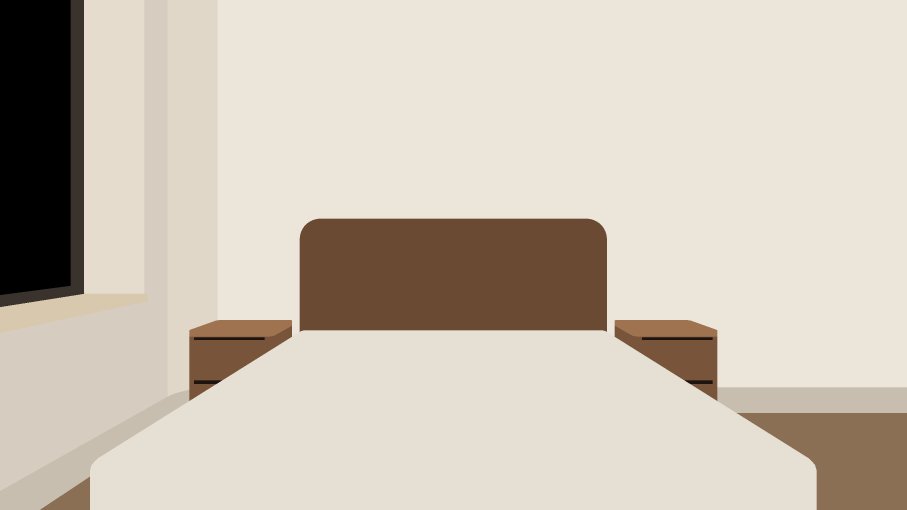
#> input picture assets/blockout/house/framing/wm-master-2026-11-17/MB0-plate-id.png, 2720 x 1530 px (shown at 1/3 size)
$ python -i fix_sill.py   (imports and definitions only)
#> lines starting #> are read from the running program, lines starting #| are printed output that depends on the picture
#!/usr/bin/env python3
"""
fix_sill.py: MP-D2 / 12.6 4(b), the sill slab's front edge honed (render-agent, 2026-11-17; 0 tokens). Step 4 of compose_plate.py.
The model gave the 4 cm limestone slab a rock-faced (chipped, pitted) front edge. The house stone is honed everywhere else. Only
inside the clay's slab mask (MB0-plate-id.png, id 14, dilated 6 px for the shadow line under the nose), in L*a*b*:
  - the edges: the two analytic lines of the slab's front face (lock-target.json: 'sill slab, top front edge (Z 0.75)' and
    'bottom front edge (Z 0.71)', extended along their own slope), so both edges are straight and the face is exactly 4 cm; the
    model's own edges are measured column by column and recorded (they sat about 2 px inside each line: a face of about 3.5 cm);
  - the face (between the lines, anti-aliased): the model's own face tone per column, robust (the 40-85 % of L* only, so chips and
    pits drop out), smoothed along x over 61 px, with the model's own median vertical profile (clipped to +-3 L*), and a fine grain
    taken from the model's own top surface 1 face-height + 10 px above (high pass sigma 2, clipped to +-3 L*, x0.8); the face's
    a* b* half way to hdx.png's limestone in shade (3.3, 16.5);
  - the arris: a thin light line along the top edge (the eased honed corner catching the sky), at the top surface's tone;
  - the top surface's last 5 rows above the edge: chip pixels (more than 6 L* under the local top tone) refilled from the top tone
    and grain; every other pixel there unchanged;
  - the line under the nose: rows yb..yb+4 rebuilt as a soft shadow from the model's own shadow minimum to its own wall below.
Faded to the plate over the slab's last 14 px at the reveal (x 431-445). Nothing outside the dilated mask changes.

  python3 fix_sill.py <in.png> <out.png> <out.json>        (standalone; compose_plate.py calls fix() as step 4)
"""
import json
import sys

import cv2
import numpy as np
from PIL import Image

CLAY = "/home/user/homedesign-app/assets/blockout/house/framing/wm-master-2026-11-17/"
M3 = np.array([[0.4124, 0.3576, 0.1805], [0.2126, 0.7152, 0.0722], [0.0193, 0.1192, 0.9505]])
WP = np.array([0.95047, 1.0, 1.08883])
X_END, FADE = 445, 14
HDX_SHADE = (3.3, 16.5)               # hdx.png's limestone in shade (a*, b*), as the bath's prep_plate.py


def lin(a):
    return np.where(a <= 0.04045, a / 12.92, ((a + 0.055) / 1.055) ** 2.4)


def srgb(l):
    l = np.clip(l, 0, 1)
    return np.where(l <= 0.0031308, 12.92 * l, 1.055 * l ** (1 / 2.4) - 0.055)


def lab(rgb):
    xyz = lin(rgb) @ M3.T / WP
    f = np.where(xyz > 216 / 24389, np.cbrt(xyz), (24389 / 27 * xyz + 16) / 116)
    return np.stack([116 * f[..., 1] - 16, 500 * (f[..., 0] - f[..., 1]), 200 * (f[..., 1] - f[..., 2])], -1)


def rgb_from_lab(L):
    fy = (L[..., 0] + 16) / 116
    fx, fz = fy + L[..., 1] / 500, fy - L[..., 2] / 200
    f = np.stack([fx, fy, fz], -1)
    xyz = np.where(f ** 3 > 216 / 24389, f ** 3, (116 * f - 16) / (24389 / 27)) * WP
    return srgb(xyz @ np.linalg.inv(M3).T)


def line(name):
    lt = json.load(open(CLAY + "lock-target.json"))
    (x0, y0), (x1, y1) = lt["lines"][name]["px_ends"]
    k = (y1 - y0) / (x1 - x0)
    return lambda x: y0 + (np.asarray(x, float) - x0) * k, k


def smooth1d(v, w):
    v = np.asarray(v, float)
    pad = np.pad(v, w // 2, mode="edge")
    return np.convolve(pad, np.ones(w) / w, mode="valid")[: len(v)]


def fix(rgb):
    ids = np.asarray(Image.open(CLAY + "MB0-plate-id.png"))
    H, W = ids.shape
    Lab = lab(rgb)
    L = Lab[..., 0]
    top_a, kt = line("sill slab, top front edge (Z 0.75)")
    bot_a, kb = line("sill slab, bottom front edge (Z 0.71)")
    xs = np.arange(0, X_END + 1)
    # ---- detect, then keep the analytic slope with the median offset ----
    dt, db = [], []
    for x in xs:
        ya, yb = top_a(x), bot_a(x)
        col = L[:, x]
        ltop = np.median(col[int(ya) - 14:int(ya) - 5])
        lface = np.median(col[int(ya) + 6:int(yb) - 3])
        mid = (ltop + lface) / 2
        for y in range(int(ya) - 6, int(ya) + 9):
            if col[y] < mid:
                dt.append(y - 0.5 - ya)
                break
        prof = np.convolve(col[int(yb) - 6:int(yb) + 7], np.ones(3) / 3, mode="same")
        db.append(int(yb) - 6 + int(np.argmin(prof[1:-1])) + 1 - yb)
    ot, ob = float(np.median(dt)), float(np.median(db))
    yt = top_a(xs)                    # the clay's lines: the face reads exactly 4 cm (the model's face sat 2 px inside each line)
    ybt = bot_a(xs)
    # ---- tones per column ----
    face_tone = np.zeros((len(xs), 3))
    top_tone = np.zeros((len(xs), 3))
    shadow_L = np.zeros(len(xs))
    wall_tone = np.zeros((len(xs), 3))
    prof_rows = []
    for i, x in enumerate(xs):
        t0, t1 = yt[i], ybt[i]
        top_tone[i] = np.median(Lab[int(t0) - 14:int(t0) - 5, x], 0)
        f = Lab[int(np.ceil(t0)) + 3:int(t1) - 2, x]
        lo, hi = np.percentile(f[:, 0], [40, 85])
        sel = f[(f[:, 0] >= lo) & (f[:, 0] <= hi)]
        face_tone[i] = np.median(sel if len(sel) else f, 0)
        shadow_L[i] = np.min(np.convolve(L[int(t1) - 2:int(t1) + 6, x], np.ones(3) / 3, mode="valid"))
        wall_tone[i] = np.median(Lab[int(t1) + 7:int(t1) + 14, x], 0)
        hgt = t1 - t0
        rows = np.arange(int(np.ceil(t0)), int(t1))
        prof_rows += [((r - t0) / hgt, L[r, x] - face_tone[i, 0]) for r in rows]
    for c in range(3):
        face_tone[:, c] = smooth1d(cv2.medianBlur(face_tone[:, c].astype(np.float32).reshape(-1, 1), 5).ravel(), 61)
        top_tone[:, c] = smooth1d(top_tone[:, c], 31)
        wall_tone[:, c] = smooth1d(wall_tone[:, c], 31)
    shadow_L = smooth1d(shadow_L, 31)
    face_tone[:, 1] = 0.5 * face_tone[:, 1] + 0.5 * HDX_SHADE[0]      # the face's chroma half way to the house stone in shade
    face_tone[:, 2] = 0.5 * face_tone[:, 2] + 0.5 * HDX_SHADE[1]
    pr = np.array(prof_rows)
    bins = np.linspace(0, 1, 11)
    vprof = np.array([np.median(pr[(pr[:, 0] >= a) & (pr[:, 0] < b), 1]) if ((pr[:, 0] >= a) & (pr[:, 0] < b)).any() else 0.0
                      for a, b in zip(bins[:-1], bins[1:])])
    vprof = np.clip(smooth1d(vprof, 3), -3, 3)
    # ---- grain from the top surface ----
    hp = L - cv2.GaussianBlur(L.astype(np.float32), (0, 0), 2.0)
    hp = np.clip(hp, -3.0, 3.0) * 0.8
    out = Lab.copy()
    for i, x in enumerate(xs):
        t0, t1 = yt[i], ybt[i]
        hgt = t1 - t0
        shift = int(round(hgt + 10))
        y_lo, y_hi = int(np.floor(t0)) - 5, int(np.ceil(t1)) + 5
        for y in range(y_lo, y_hi + 1):
            orig = out[y, x].copy()
            top = orig
            if y >= t0 - 5 and orig[0] < top_tone[i, 0] - 6:                               # chip on the top surface's last rows
                top = top_tone[i].copy()
                top[0] += hp[y - 6, x]
            face = face_tone[i].copy()
            face[0] += np.interp((y - t0) / hgt, (bins[:-1] + bins[1:]) / 2, vprof) + hp[y - shift, x]
            arris = np.array([top_tone[i, 0], top_tone[i, 1], top_tone[i, 2]])
            shade = np.array([shadow_L[i], wall_tone[i, 1], wall_tone[i, 2]])
            acc = np.zeros(3)
            for yy in (y - 0.375, y - 0.125, y + 0.125, y + 0.375):                         # 4 sub-rows: clean anti-aliasing
                if yy < t0:
                    acc += top
                elif yy < t0 + 1.0:                                                          # the arris: a thin line of light
                    acc += arris
                elif yy <= t1:
                    acc += face
                else:                                                                        # under the nose: soft shadow to the wall
                    k = min(1.0, (yy - t1) / 5.0) ** 1.5
                    acc += shade * (1 - k) + orig * k
            out[y, x] = acc / 4
    # ---- restrict to the clay mask (dilated 6 px) and fade at the reveal end ----
    m = cv2.dilate((ids == 14).astype(np.uint8), np.ones((13, 13), np.uint8)).astype(bool)
    m[:, X_END + 1:] = False
    w = np.zeros((H, W))
    w[m] = 1.0
    for x in range(X_END - FADE, X_END + 1):
        w[:, x] *= np.clip((X_END - x) / FADE, 0, 1)
    new = rgb_from_lab(out)
    res = rgb * (1 - w[..., None]) + new * w[..., None]
    changed = int((np.abs(np.rint(res * 255) - np.rint(rgb * 255)).max(-1) > 0).sum())
    outside = int(((np.abs(np.rint(res * 255) - np.rint(rgb * 255)).max(-1) > 0) & ~m).sum())
    rec = dict(what="MP-D2: the sill slab's front edge honed and straight (12.6 4(b)); in the clay's slab mask (id 14, dilated 6 px)",
               edges=dict(used="the clay's two analytic lines (lock-target.json), extended along their slopes: the face is exactly 4 cm",
                          detected_top_offset_px=round(ot, 2), detected_bottom_offset_px=round(ob, 2), slope_top=round(kt, 5), slope_bottom=round(kb, 5),
                          note="the model's own edges sat this far from the clay's lines (median over columns 0-445): its face read about 3.5 cm"),
               face_height_px=dict(at_x_75=round(float(ybt[75] - yt[75]), 1), at_x_220=round(float(ybt[220] - yt[220]), 1),
                                   at_x_430=round(float(ybt[430] - yt[430]), 1)),
               face_tone_Lab_median=[round(float(v), 1) for v in np.median(face_tone, 0)],
               top_tone_Lab_median=[round(float(v), 1) for v in np.median(top_tone, 0)],
               vertical_profile_L=[round(float(v), 2) for v in vprof], changed_px=changed, changed_outside_mask_px=outside,
               fade=f"x {X_END - FADE}-{X_END}")
    return res, rec


def main(src, dst, recp):
    rgb = np.asarray(Image.open(src).convert("RGB")).astype(np.float64) / 255
    res, rec = fix(rgb)
    Image.fromarray(np.clip(np.rint(res * 255), 0, 255).astype(np.uint8)).save(dst)
    json.dump(rec, open(recp, "w"), indent=1)
    print(json.dumps(rec, indent=1))


# [2 lines not run here, left out]

>>> import cv2
>>> picture = cv2.imread('../../../../../blockout/house/framing/wm-master-2026-11-17/MB0-plate-id.png')
#> picture is the input picture: shape (1530, 2720, 3); mean B, G, R 182.1, 195, 205.2
>>> result = fix(picture)
#> in fix, `ids = np.asarray(Image.open(CLAY + "MB0-plate-id.png"))`:
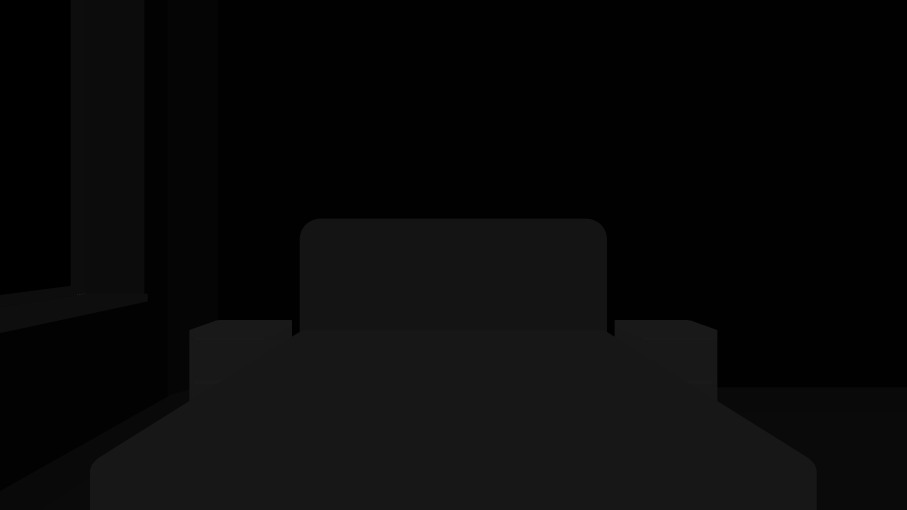
#> ids: shape (1530, 2720) (shown at 1/3 size); min 0, max 90, mean 9
#> in lin, `return np.where(a <= 0.04045, a / 12.92, ((a + 0.055) / 1.055) ** 2.4)`:
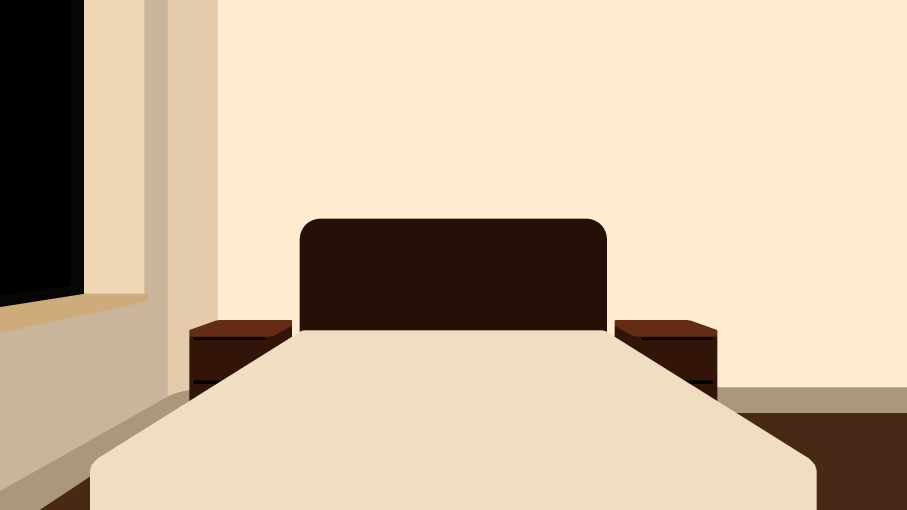
#> returned value: shape (1530, 2720, 3) float64 (shown at 1/3 size); mean of channels 0, 1, 2 279295.1, 320818.5, 352348.5; drawn with min black and max white
#> in lab, `xyz = lin(rgb) @ M3.T / WP`:
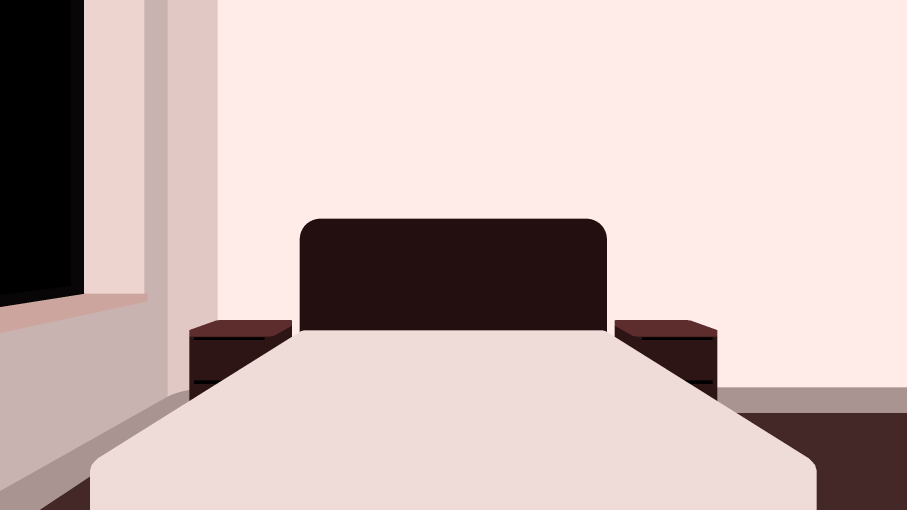
#> xyz: shape (1530, 2720, 3) float64 (shown at 1/3 size); mean B, G, R 308799.8, 314267.1, 347656.8; drawn with min black and max white
#> in lab, `f = np.where(xyz > 216 / 24389, np.cbrt(xyz), (24389 / 27 * xyz + 16) ..`:
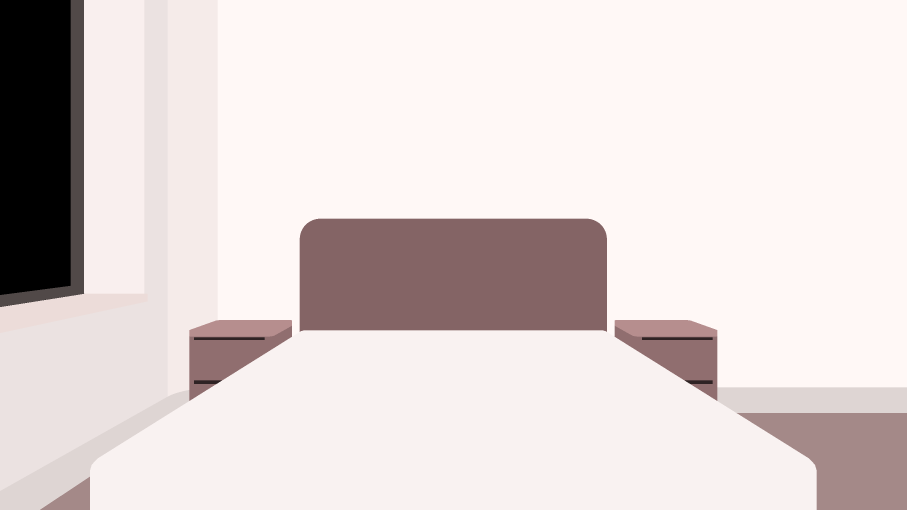
#> f: shape (1530, 2720, 3) float64 (shown at 1/3 size); mean B, G, R 63.3, 63.6, 66.6; drawn with min black and max white
#> in lab, `return np.stack([116 * f[..., 1] - 16, 500 * (f[..., 0] - f[..., 1]), ..`:
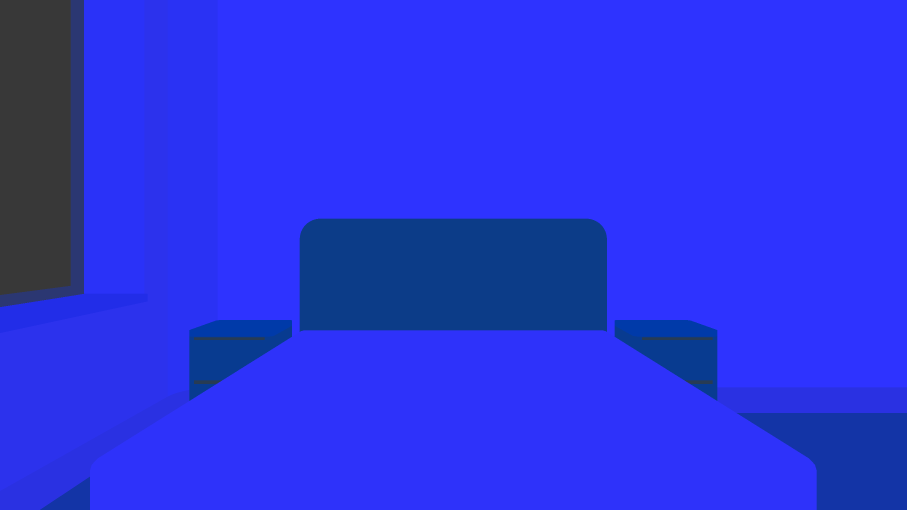
#> returned value: shape (1530, 2720, 3) float64 (shown at 1/3 size); mean of channels 0, 1, 2 7365.6, -166.8, -585.5; drawn with min black and max white
#> in fix, `L = Lab[..., 0]`:
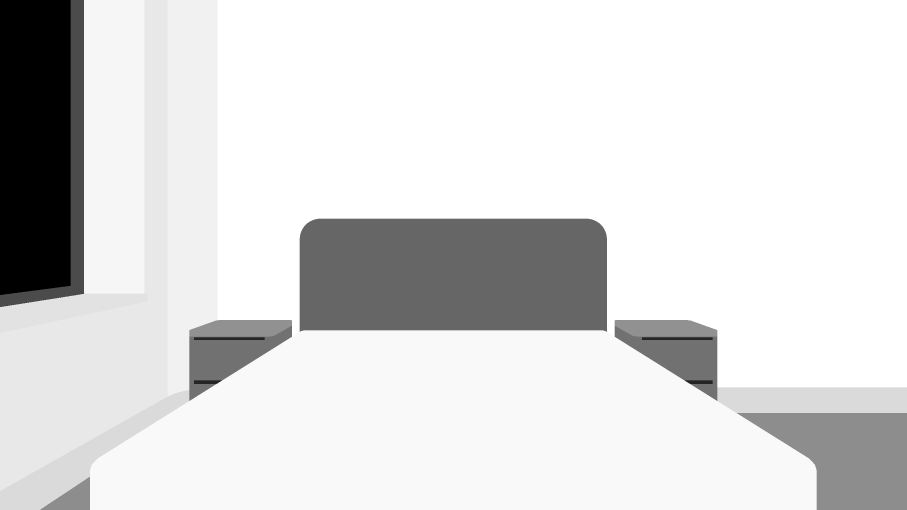
#> L: shape (1530, 2720) float64 (shown at 1/3 size); min 0, max 8517.7, mean 7365.6; drawn with min black and max white
#> (the run stopped early here; a loop or call above may not have finished)
